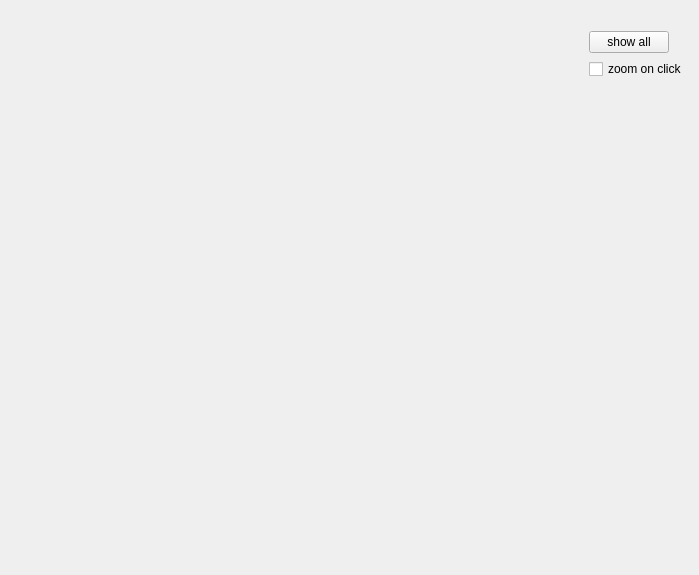
<?xml version="1.0" encoding="UTF-8"?>
<ui version="4.0">
 <class>Form</class>
 <widget class="QWidget" name="Form">
  <property name="geometry">
   <rect>
    <x>0</x>
    <y>0</y>
    <width>699</width>
    <height>575</height>
   </rect>
  </property>
  <property name="windowTitle">
   <string>Form</string>
  </property>
  <layout class="QVBoxLayout" name="verticalLayout_3">
   <item>
    <widget class="QLabel" name="label_status">
     <property name="text">
      <string/>
     </property>
    </widget>
   </item>
   <item>
    <layout class="QHBoxLayout" name="horizontalLayout">
     <item>
      <widget class="MPLWidgetWithToolbar" name="canvas" native="true">
       <property name="sizePolicy">
        <sizepolicy hsizetype="Expanding" vsizetype="Expanding">
         <horstretch>0</horstretch>
         <verstretch>0</verstretch>
        </sizepolicy>
       </property>
      </widget>
     </item>
     <item>
      <layout class="QVBoxLayout" name="verticalLayout_2">
       <property name="leftMargin">
        <number>1</number>
       </property>
       <item>
        <layout class="QFormLayout" name="formLayout">
         <item row="0" column="0">
          <widget class="QPushButton" name="btn_show_all">
           <property name="text">
            <string>show all</string>
           </property>
          </widget>
         </item>
         <item row="1" column="0">
          <widget class="QCheckBox" name="checkBox_zoom">
           <property name="text">
            <string>zoom on click</string>
           </property>
          </widget>
         </item>
        </layout>
       </item>
      </layout>
     </item>
    </layout>
   </item>
  </layout>
 </widget>
 <customwidgets>
  <customwidget>
   <class>MPLWidgetWithToolbar</class>
   <extends>QWidget</extends>
   <header>pele/gui/ui/mplwidget.h</header>
   <container>1</container>
  </customwidget>
 </customwidgets>
 <resources/>
 <connections/>
</ui>
